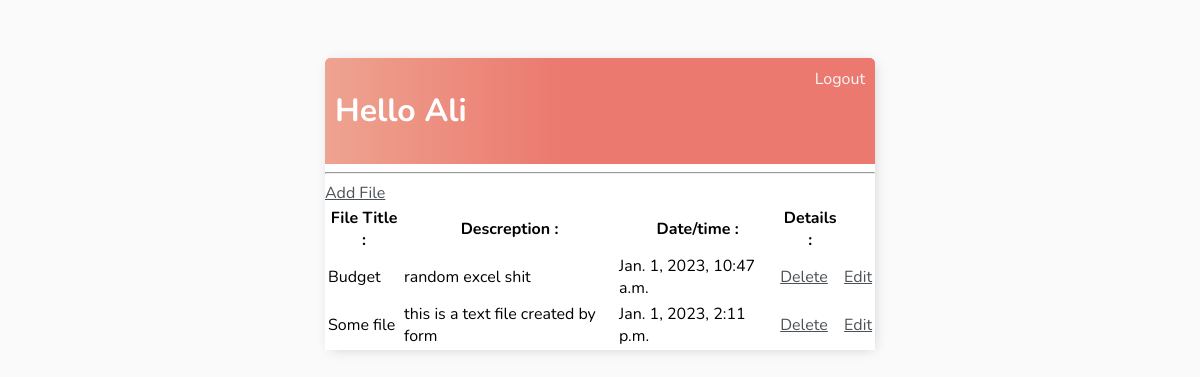
The app's page / (signed in) with its own data.
### core/models.py (models this page shows, shortened)
class FilesData(models.Model):
    user= models.ForeignKey(User , on_delete=models.CASCADE)
    title=models.CharField(max_length=200)
    descreption=models.TextField(null=True,blank=True)
    create_datetime= models.DateTimeField(auto_now_add=True)
    document=models.FileField(upload_to='documents/',default=None)
    class Meta:
        ordering=['create_datetime']

### core/views.py (the view)
# urls.py: path('',FileList.as_view(),name='filelist'),
class FileList(LoginRequiredMixin,ListView):
    model= FilesData
    context_object_name='file_list'
    def get_context_data(self, **kwargs):
        context=super().get_context_data(**kwargs)
        context['file_list']=context['file_list'].filter(user=self.request.user)
        return context

### core/templates/core/filesdata_list.html
{% extends 'core/main.html' %}
{% block content %}
<div class="header-bar">
    <div>
        <h1>Hello {{request.user|title}}</h1>
    </div>
    {% if request.user.is_authenticated %}
    <a href="{% url 'logout' %}">Logout</a>
    {% else %}
    <a href="{% url 'login' %}">Login</a>
    {%  endif %}
</div>
<hr>
<a href="{% url 'filecreate' %}">Add File</a>
<table>
    <tr>
        <th>File Title :</th>
        <th>Descreption :</th>
        <th>Date/time :</th>
        <th>Details :</th>
    </tr>
    {% for item in file_list %}
    <tr>
        <td>{{item.title}}</td>
        <td>{{item.descreption}}</td>
        <td>{{item.create_datetime}}</td>
        <td><a href="{% url 'filedelete' item.id %}">Delete</a></td>
        <td><a href="{% url 'fileupdate' item.id %}">Edit</a></td>
    </tr>
    {% endfor %}
</table>
{% endblock content %}

### core/templates/core/main.html (shortened to what this page needs)
<!DOCTYPE html>
<html lang="en">
<head>
</head>
<body>
    <div class="container">
        {% block content %}
        {% endblock content %}
    </div>
</body>
</html>

### core/templates/core/main.html (style rules this page uses)
body { background-color: #fafafa; font-family: 'Nunito', sans-serif; padding-top: 50px; }
a,p { color: #4b5156; }
.container { max-width: 550px; margin: auto; background-color: #fff; -webkit-box-shadow:2px 2px 13px -4px rgba(0,0,0,0.21); box-shadow: 2px 2px 13px -4px rgba(0,0,0,0.21); }
.header-bar { display: flex; justify-content: space-between; color: #fff; padding: 10px; border-radius: 5px 5px 0 0; background: linear-gradient(90deg, #eea390 0%,#eb796f 43%,#eb796f 100%); }
.header-bar a { color: rgb(247, 247, 247); text-decoration: none; }

### records on screen
FilesData: title "Budget", descreption "random excel shit", create_datetime "Jan. 1, 2023, 10:47 a.m."
FilesData: title "Some file", descreption "this is a text file created by form", create_datetime "Jan. 1, 2023, 2:11 p.m."

### other values on screen
{{ request.user|title }} "Ali"
